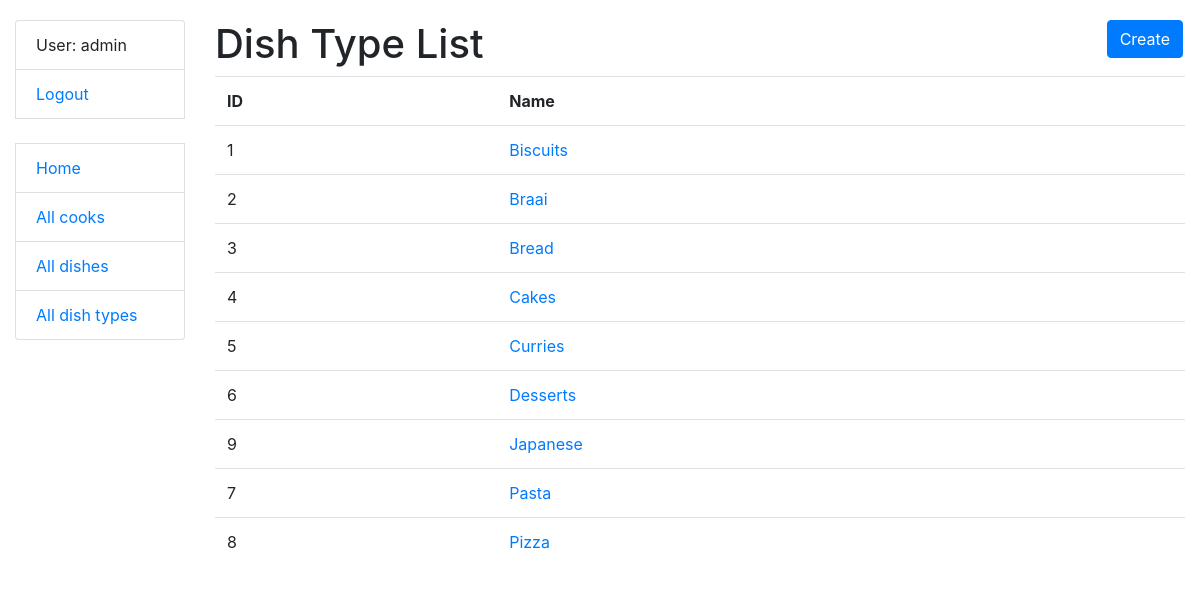
The page /dish-types/ (signed in) on the database as committed earlier.
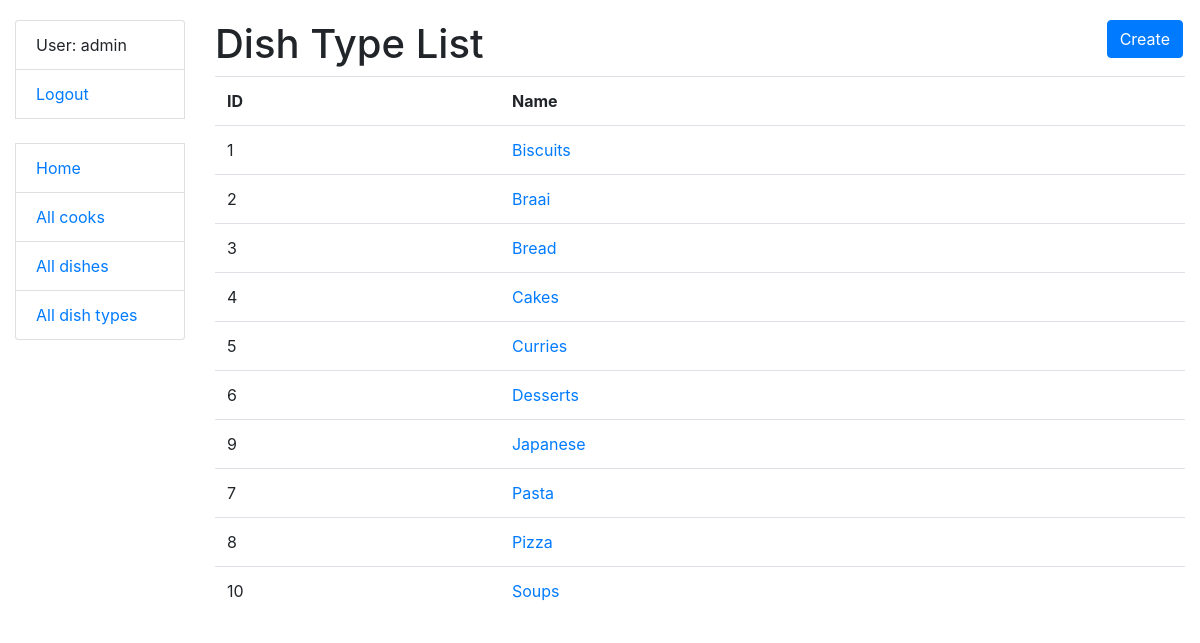
The same page on the database as committed later.
### kitchen/models.py (models this page shows, shortened)
class DishType(models.Model):
    name = models.CharField(max_length=255, unique=True)
    class Meta:
        ordering = ["name"]
    def get_absolute_url(self):
        return reverse("kitchen:dish-type-detail", kwargs={"pk": self.pk})

### kitchen/views.py (the view)
class DishTypeListView(LoginRequiredMixin, generic.ListView):
    model = DishType
    template_name = "kitchen/dish_type_list.html"
    context_object_name = "dish_type_list"

### templates/kitchen/dish_type_list.html
{% extends "base.html" %}
{% block content %}
    <h1>
      Dish Type List
      <a href="{% url "kitchen:dish-type-create" %}" class="btn btn-primary link-to-page">
        Create
      </a>
    </h1>
    {% if dish_type_list %}
      <table class="table">
        <tr>
          <th>ID</th>
          <th>Name</th>
        </tr>
        {% for dish_type in dish_type_list %}
          <tr>
            <td>{{ dish_type.id }}</td>
            <td><a href="{{ dish_type.get_absolute_url }}">{{ dish_type.name }}</a></td>
          </tr>
        {% endfor %}
      </table>
    {% else %}
      <p>There are no dish types in kitchen</p>
    {% endif %}
{% endblock %}

Rows that differ between the two databases and show on the page:
added DishType: id "10", name "Soups"
